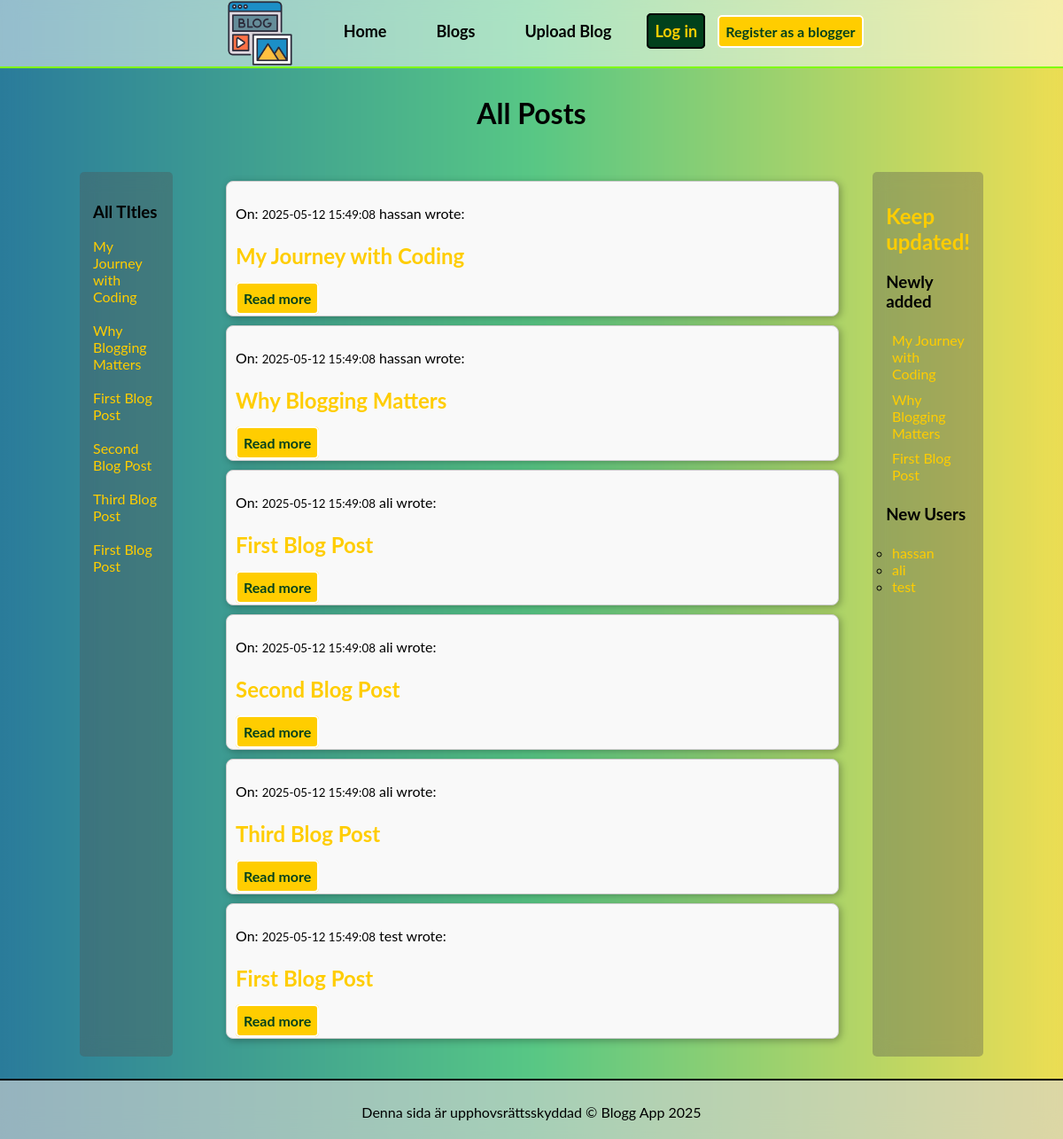
/posts.php, run on the app's committed database.
### tables this page shows
CREATE TABLE `post` (
  `id` int(11) NOT NULL,
  `title` varchar(255) NOT NULL,
  `content` longtext NOT NULL,
  `created` datetime NOT NULL DEFAULT current_timestamp(),
  `userId` int(11) NOT NULL
);

CREATE TABLE `user` (
  `id` int(11) NOT NULL,
  `username` varchar(255) NOT NULL,
  `password` varchar(255) NOT NULL,
  `title` varchar(255) DEFAULT NULL,
  `presentation` mediumtext DEFAULT NULL,
  `image` varchar(255) DEFAULT NULL,
  `created` datetime NOT NULL DEFAULT current_timestamp()
);

### db.php (called while the page is built, shortened)
<?php
$connection = mysqli_connect(DB_SERVER, DB_USER, DB_PASS, DB_NAME);
function get_result($statment)
{
    $rows = array();
    $result = mysqli_stmt_get_result($statment);
    if ($result)
    {
        while ($row = mysqli_fetch_assoc($result)) {
            $rows[] = $row;
        }
    }
    return $rows;
}
function get_users()
{
    global $connection;
    $sql = 'SELECT * FROM user';
    $statment = mysqli_prepare($connection, $sql);
    mysqli_stmt_execute($statment);
    $result = get_result($statment);
    return $result;
}
function get_latest_posts($count = 3)
{
    global $connection;
    $sql = 'SELECT post.*, user.username
            FROM post
            JOIN user ON post.userId = user.id
            ORDER BY post.created DESC
            LIMIT ?';
    $stmt = mysqli_prepare($connection, $sql);
    mysqli_stmt_bind_param($stmt, 'i', $count);
    mysqli_stmt_execute($stmt);
    $result = get_result($stmt);
    return $result;
}
function get_all_posts()
{
    global $connection;
    $sql = 'SELECT post.id, post.title, post.content, post.created, user.username
            FROM post
            JOIN user ON post.userId = user.id
            ORDER BY post.created DESC';
    $statement = mysqli_prepare($connection, $sql);
    mysqli_stmt_execute($statement);
    $result = get_result($statement);
    return $result;
}
function nyheter()
{
    $users = get_users();
    $posts = get_latest_posts();
    return [
        'users' => $users,
        'posts' => $posts
    ];
}

### posts.php (the view, shortened to what this page needs)
<?php
include('./app/includes/header.php');
require_once('db.php');
$posts = get_all_posts();
?>
<head>
</head>
<h1>All Posts</h1>
<div class="post-container">
    <aside
        class="back-support"><?php include('./menu.php'); ?>
    </aside>
    <main>
        <?php if (empty($posts)): ?>
            <p>Inga inlägg hittades.</p>
        <?php else: ?>
            <?php foreach ($posts as $post): ?>
                <div class="om-content" style="border:1px solid #ccc; padding:10px; margin-bottom:10px;">
                    <p>On:
                        <small><?= htmlspecialchars($post['created']) ?></small>
                        <?= htmlspecialchars($post['username']) ?>
                        wrote:</p>
                    <p class="blog-title">
                        <b><?= nl2br(htmlspecialchars($post['title'])) ?></b>
                    </p>
                    <a href="single_post.php?postId=<?= urlencode($post['id']) ?>" class="btn-y">Read more</a>
                    <br>
                </div>
            <?php endforeach; ?>
        <?php endif; ?>
    </main>
      <aside
        class="back-support"><?php include('./nyheter.php'); ?>
    </aside>
</div>
<?php include('./app/includes/footer.php') ?>

### menu.php
<?php if (isset($posts) && is_array($posts)): ?>
    <div class="post-list">
        <h3>All TItles</h3>
        <ul class="">
            <?php foreach ($posts as $p): ?>
                <li>
                    <a href="single_post.php?postId=<?= urlencode($p['id']) ?>">
                        <?= htmlspecialchars($p['title']) ?>
                    </a>
                </li>
                <br>
            <?php endforeach; ?>
        </ul>
    </div>
<?php else: ?>
    <p>❌ No data availbe to display.</p>
<?php endif; ?>

### nyheter.php
<?php
require_once('db.php');
$data = nyheter();
$users = $data['users'];
$posts = $data['posts'];
?>
<h1 class="yellow-font">
    <b>
        Keep updated!
    </b>
</h1>
<h3 class="">Newly added</h3>
<?php foreach ($posts as $post): ?>
    <article>
        <ul class="ullist">
            <a
                href="single_post.php?postId=<?= urlencode($post['id']) ?>"><?= htmlspecialchars($post['title']) ?>
            </a>
        </ul>
    </article>
<?php endforeach; ?>
<h3>New Users</h3>
<article>
    <ul>
        <?php foreach ($users as $user): ?>
            <li class="ullist">
                <a
                    href="content.php?userId=<?= urlencode($user['id']) ?>"><?= htmlspecialchars($user['username']) ?>
                </a>
            </li>
        <?php endforeach; ?>
    </ul>
</article>

### public/css/style.css (style rules this page uses)
html { position: relative; background: #2A7B9B; background: linear-gradient(90deg, rgba(42, 123, 155, 1) 0%, rgba(87, 199, 133, 1) 50%, rgba(237, 221, 83, 1) 100%); background-position: center; background-attachment: fixed; background-size: cover; background-repeat: no-repeat; height: 100%; font-family: 'Lato', sans-serif; scroll-behavior: smooth; }
html::before { content: ''; position: fixed; top: 0; left: 0; right: 0; bottom: 0; background-image: inherit; background-position: inherit; background-size: inherit; background-repeat: inherit; filter: blur(15px); z-index: -1; }
body { width: 90vw; min-height: 100vh; padding: 10px; margin: 0 auto; display: flex; flex-direction: column; padding: 0px 15px; gap: 10px; overflow-x: hidden; align-items: center; align-self: center; }
main { flex: 1; padding: 25px; border-radius: 25px; }
.om-content { margin-bottom: 20px; padding: 10px; border: 5px #ccc; border-radius: 8px; box-shadow: 2px 2px 8px rgba(0, 0, 0, 0.3); background-color: #f9f9f9; width: 100%; }
ul { list-style-type: none; padding: 0; margin: 0; }
.yellow-font { color: #FFCD00; font-weight: 500; }
.back-support { background-color: rgba(83, 82, 82, 0.349); backdrop-filter: blur(10px); border-radius: 5px; padding: 15px; margin: 15px; }
a { text-decoration: none; }
.btn-y { color: #01411C; background-color: #FFCD00; border: 2px solid #ffffff; border-radius: 5px; padding: 5px; font-weight: bold; cursor: pointer; padding: 7px; }
.blog-title { font-size: 1.5rem; color: #FFCD00; font-weight: bold; }
.post-container { display: flex; width: 100%; max-width: 100%; height: auto; padding: 0; gap: 20px; box-sizing: border-box; padding-left: 15px; padding-right: 15px; }
aside { top: 12px; position: sticky; flex-basis: 10%; max-width: 30%; padding: 1em; margin-top: 12px; margin-bottom: 12px; margin: 12px 0; box-sizing: border-box; overflow-wrap: break-word; }
aside a { color: #FFCD00; }
.ullist { margin-left: 2px; list-style-type: circle; }
article { padding: 0.3rem; }

### data on the page
post: title "My Journey with Coding", created "2025-05-12 15:49:08", userId.username "hassan"
post: title "Why Blogging Matters", created "2025-05-12 15:49:08", userId.username "hassan"
post: title "First Blog Post", created "2025-05-12 15:49:08", userId.username "ali"
post: title "Second Blog Post", created "2025-05-12 15:49:08", userId.username "ali"
post: title "Third Blog Post", created "2025-05-12 15:49:08", userId.username "ali"
post: title "First Blog Post", created "2025-05-12 15:49:08", userId.username "test"
user: username "hassan"
user: username "ali"
user: username "test"
